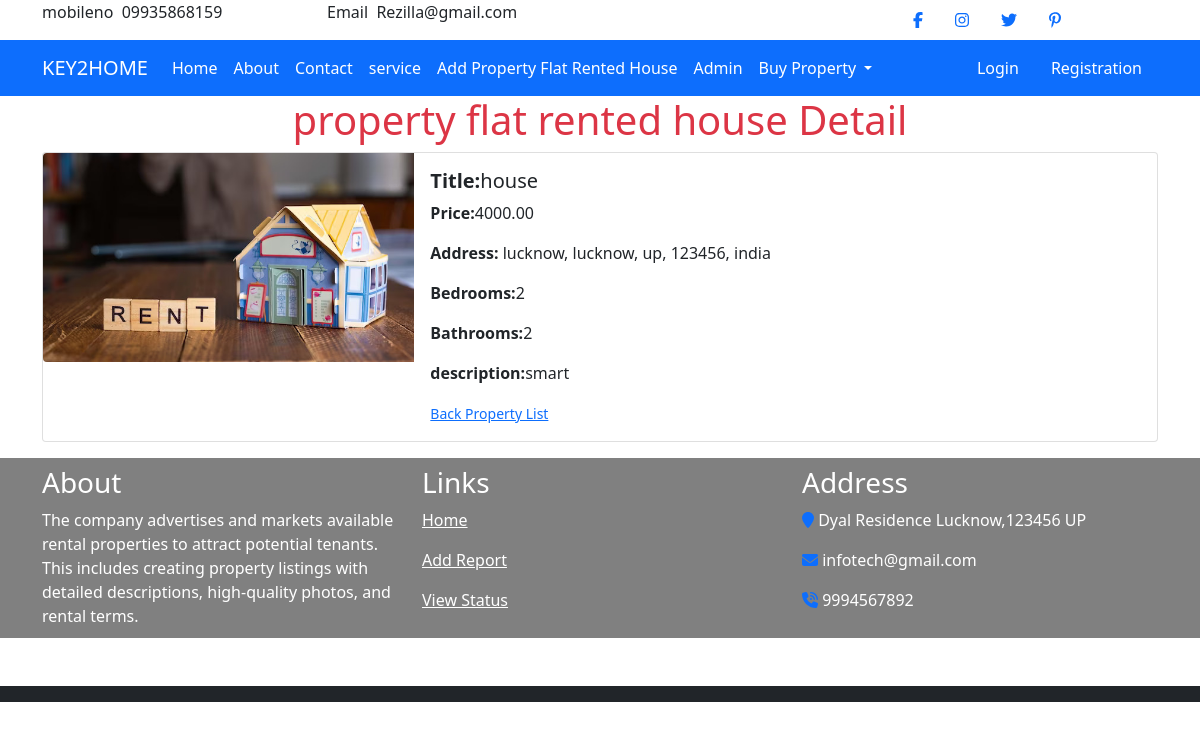
/1/, run on the app's committed database.
### app/models.py (models this page shows, shortened)
class PropertyListing(models.Model):
    owner = models.ForeignKey(User, on_delete=models.CASCADE)
    title = models.CharField(max_length=255)
    description = models.TextField()
    price = models.DecimalField(max_digits=10, decimal_places=2)
    bedrooms = models.PositiveIntegerField()
    bathrooms = models.PositiveIntegerField()
    address = models.CharField(max_length=255)
    city = models.CharField(max_length=255)
    state = models.CharField(max_length=255)
    country = models.CharField(max_length=255)
    zipcode = models.CharField(max_length=10)
    image = models.ImageField(upload_to='property_images')

### app/views.py (the view)
# urls.py: path('<int:pk>/', views.property_detail, name='property_detail'),
def property_detail(request, pk):
    property = get_object_or_404(PropertyListing, pk=pk)
    return render(request, 'app/property_detail.html', {'property': property})

### app/templates/app/property_detail.html (shortened to what this page needs)
{% extends 'app/base.html' %}
{% load static %}
{% block main-content %}
<div class="container">
  <h1 class="text-center text-danger">property flat rented house Detail</h1>
    <div class="card mb-3" style="max-width: 1140px;">
  <div class="row g-0">
    <div class="col-md-4">
      <img src="{{ property.image.url }}" class="img-fluid rounded-start" alt="...">
    </div>
    <div class="col-md-8">
      <div class="card-body">
        <h5 class="card-title"><strong>Title:</strong>{{ property.title }}</h5>
        <p class="card-text"><strong>Price:</strong>{{ property.price }}</p>
          <p class="card-text"><strong>Address:</strong> {{ property.address }}, {{ property.city }}, {{ property.state }}, {{ property.zipcode }}, {{ property.country }}</p>
          <p class="card-text"><strong>Bedrooms:</strong>{{ property.bedrooms }}</p>
          <p class="card-text"><strong>Bathrooms:</strong>{{ property.bathrooms }}</p>
          <p class="card-text"><strong>description:</strong>{{ property.description }}</p>
        <p class="card-text"><small class="text-body-secondary"><a href="{% url 'property_list' %}">Back Property List</a></small></p>
      </div>
    </div>
  </div>
</div>
</div>
{% endblock %}

### data on the page
PropertyListing: image (picture), title "house", price "4000.00", address "lucknow", city "lucknow", state "up", zipcode "123456", country "india", bedrooms "2", bathrooms "2", description "smart"
